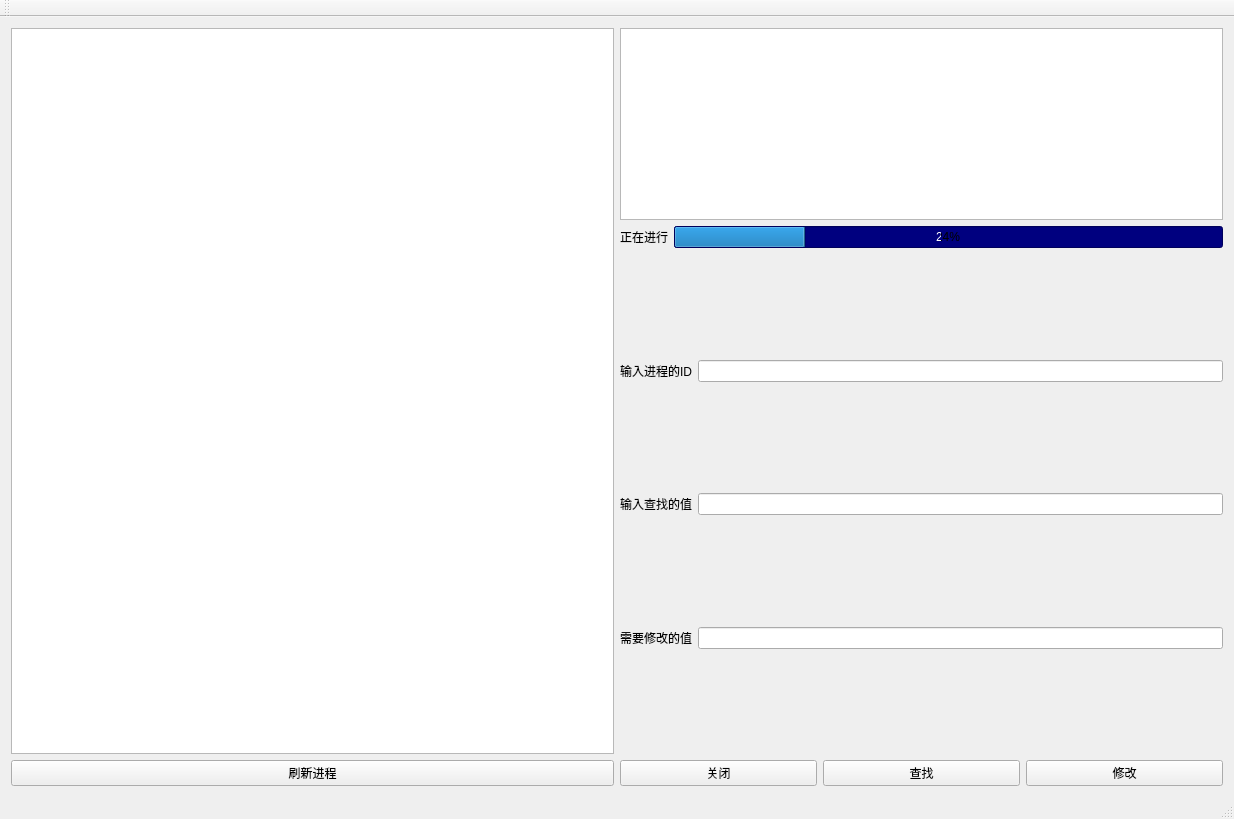
<?xml version="1.0" encoding="UTF-8"?>
<ui version="4.0">
 <class>QtGuiEditClass</class>
 <widget class="QMainWindow" name="QtGuiEditClass">
  <property name="geometry">
   <rect>
    <x>0</x>
    <y>0</y>
    <width>1234</width>
    <height>819</height>
   </rect>
  </property>
  <property name="windowTitle">
   <string>QtGuiEdit</string>
  </property>
  <widget class="QWidget" name="centralWidget">
   <layout class="QHBoxLayout" name="horizontalLayout_7">
    <item>
     <layout class="QHBoxLayout" name="horizontalLayout_6">
      <item>
       <layout class="QVBoxLayout" name="verticalLayout">
        <item>
         <widget class="QTableView" name="ShowProcessList">
          <property name="styleSheet">
           <string notr="true">QTableView{


	border-color: rgb(255, 255, 255);
}</string>
          </property>
         </widget>
        </item>
        <item>
         <widget class="QPushButton" name="FlushButton">
          <property name="text">
           <string>刷新进程</string>
          </property>
         </widget>
        </item>
       </layout>
      </item>
      <item>
       <layout class="QVBoxLayout" name="verticalLayout_4">
        <item>
         <layout class="QVBoxLayout" name="verticalLayout_3">
          <item>
           <widget class="QTableView" name="ShowAdd">
            <property name="styleSheet">
             <string notr="true">QTableView{

	border-color: rgb(255, 255, 255);


}</string>
            </property>
           </widget>
          </item>
          <item>
           <layout class="QHBoxLayout" name="horizontalLayout_5">
            <item>
             <widget class="QLabel" name="label">
              <property name="text">
               <string>正在进行</string>
              </property>
             </widget>
            </item>
            <item>
             <widget class="QProgressBar" name="progressBar">
              <property name="styleSheet">
               <string notr="true">QProgressBar
{
text-align:center;
	background-color: rgb(0, 0, 127);
}</string>
              </property>
              <property name="value">
               <number>24</number>
              </property>
             </widget>
            </item>
           </layout>
          </item>
         </layout>
        </item>
        <item>
         <spacer name="verticalSpacer_2">
          <property name="orientation">
           <enum>Qt::Vertical</enum>
          </property>
          <property name="sizeHint" stdset="0">
           <size>
            <width>20</width>
            <height>40</height>
           </size>
          </property>
         </spacer>
        </item>
        <item>
         <layout class="QHBoxLayout" name="horizontalLayout">
          <item>
           <widget class="QLabel" name="label_id">
            <property name="text">
             <string>输入进程的ID</string>
            </property>
           </widget>
          </item>
          <item>
           <widget class="QLineEdit" name="InputProcessId"/>
          </item>
         </layout>
        </item>
        <item>
         <spacer name="verticalSpacer_3">
          <property name="orientation">
           <enum>Qt::Vertical</enum>
          </property>
          <property name="sizeHint" stdset="0">
           <size>
            <width>20</width>
            <height>40</height>
           </size>
          </property>
         </spacer>
        </item>
        <item>
         <layout class="QHBoxLayout" name="horizontalLayout_2">
          <item>
           <widget class="QLabel" name="label_value">
            <property name="text">
             <string>输入查找的值</string>
            </property>
           </widget>
          </item>
          <item>
           <widget class="QLineEdit" name="InputFindValue1"/>
          </item>
         </layout>
        </item>
        <item>
         <spacer name="verticalSpacer_4">
          <property name="orientation">
           <enum>Qt::Vertical</enum>
          </property>
          <property name="sizeHint" stdset="0">
           <size>
            <width>20</width>
            <height>40</height>
           </size>
          </property>
         </spacer>
        </item>
        <item>
         <layout class="QHBoxLayout" name="horizontalLayout_4">
          <item>
           <widget class="QLabel" name="lable_EditValue">
            <property name="text">
             <string>需要修改的值</string>
            </property>
           </widget>
          </item>
          <item>
           <widget class="QLineEdit" name="InputEditValue"/>
          </item>
         </layout>
        </item>
        <item>
         <spacer name="verticalSpacer_5">
          <property name="orientation">
           <enum>Qt::Vertical</enum>
          </property>
          <property name="sizeHint" stdset="0">
           <size>
            <width>20</width>
            <height>40</height>
           </size>
          </property>
         </spacer>
        </item>
        <item>
         <layout class="QHBoxLayout" name="horizontalLayout_3">
          <item>
           <widget class="QPushButton" name="CloseButton">
            <property name="text">
             <string>关闭</string>
            </property>
           </widget>
          </item>
          <item>
           <widget class="QPushButton" name="FindButton">
            <property name="styleSheet">
             <string notr="true">QPushButton{


}</string>
            </property>
            <property name="text">
             <string>查找</string>
            </property>
           </widget>
          </item>
          <item>
           <widget class="QPushButton" name="EditButton_2">
            <property name="text">
             <string>修改</string>
            </property>
           </widget>
          </item>
         </layout>
        </item>
       </layout>
      </item>
     </layout>
    </item>
   </layout>
   <zorder></zorder>
  </widget>
  <widget class="QMenuBar" name="menuBar">
   <property name="geometry">
    <rect>
     <x>0</x>
     <y>0</y>
     <width>1234</width>
     <height>30</height>
    </rect>
   </property>
  </widget>
  <widget class="QToolBar" name="mainToolBar">
   <attribute name="toolBarArea">
    <enum>TopToolBarArea</enum>
   </attribute>
   <attribute name="toolBarBreak">
    <bool>false</bool>
   </attribute>
  </widget>
  <widget class="QStatusBar" name="statusBar"/>
 </widget>
 <layoutdefault spacing="6" margin="11"/>
 <resources>
  <include location="QtGuiEdit.qrc"/>
 </resources>
 <connections/>
</ui>
